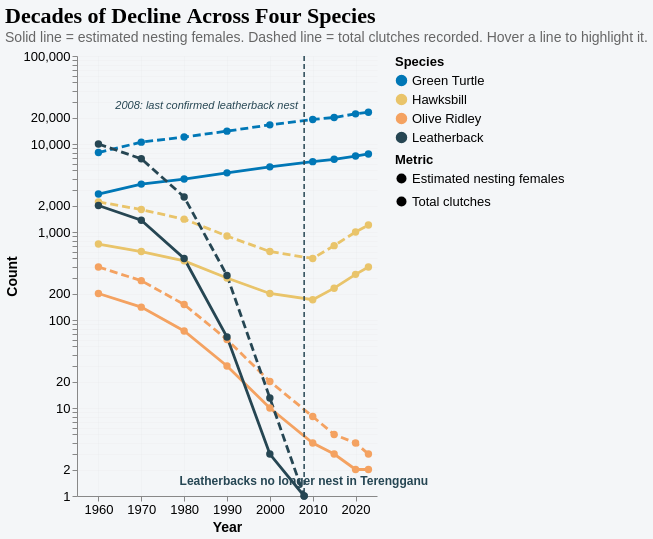

The Vega-Lite source for this figure:
### Vega-Lite specification from a JSON file in a GitHub repository (floating-point values rounded to 4 significant figures)
{"$schema": "https://vega.github.io/schema/vega-lite/v5.json", "title": {"text": "Decades of Decline Across Four Species", "subtitle": "Solid line = estimated nesting females. Dashed line = total clutches recorded. Hover a line to highlight it.", "fontSize": 22, "font": "Georgia", "subtitleFontSize": 14, "anchor": "start", "subtitleColor": "#666"}, "width": "container", "height": 440, "background": "#f4f6f8", "config": {"view": {"stroke": null}, "axis": {"grid": true, "gridOpacity": 0.15, "labelFontSize": 13, "titleFontSize": 14}}, "params": [{"name": "speciesFilter", "value": "All", "bind": {"input": "select", "options": ["All", "Green Turtle", "Hawksbill", "Olive Ridley", "Leatherback"], "name": "Filter species: "}}, {"name": "metricFilter", "value": "Both", "bind": {"input": "select", "options": ["Both", "Total clutches", "Estimated nesting females"], "name": "Show metric: "}}], "data": {"values": [{"year": 1960, "species": "Green Turtle", "clutches": 8000, "females": 2700}, {"year": 1970, "species": "Green Turtle", "clutches": 10500, "females": 3500}, {"year": 1980, "species": "Green Turtle", "clutches": 12000, "females": 4000}, {"year": 1990, "species": "Green Turtle", "clutches": 14000, "females": 4700}, {"year": 2000, "species": "Green Turtle", "clutches": 16500, "females": 5500}, {"year": 2010, "species": "Green Turtle", "clutches": 19000, "females": 6300}, {"year": 2015, "species": "Green Turtle", "clutches": 20000, "females": 6700}, {"year": 2020, "species": "Green Turtle", "clutches": 22000, "females": 7300}, {"year": 2023, "species": "Green Turtle", "clutches": 23000, "females": 7700}, {"year": 1960, "species": "Hawksbill", "clutches": 2200, "females": 730}, {"year": 1970, "species": "Hawksbill", "clutches": 1800, "females": 600}, {"year": 1980, "species": "Hawksbill", "clutches": 1400, "females": 470}, {"year": 1990, "species": "Hawksbill", "clutches": 900, "females": 300}, {"year": 2000, "species": "Hawksbill", "clutches": 600, "females": 200}, {"year": 2010, "species": "Hawksbill", "clutches": 500, "females": 170}, {"year": 2015, "species": "Hawksbill", "clutches": 700, "females": 230}, {"year": 2020, "species": "Hawksbill", "clutches": 1000, "females": 330}, {"year": 2023, "species": "Hawksbill", "clutches": 1200, "females": 400}, {"year": 1960, "species": "Olive Ridley", "clutches": 400, "females": 200}, {"year": 1970, "species": "Olive Ridley", "clutches": 280, "females": 140}, {"year": 1980, "species": "Olive Ridley", "clutches": 150, "females": 75}, {"year": 1990, "species": "Olive Ridley", "clutches": 60, "females": 30}, {"year": 2000, "species": "Olive Ridley", "clutches": 20, "females": 10}, {"year": 2010, "species": "Olive Ridley", "clutches": 8, "females": 4}, {"year": 2015, "species": "Olive Ridley", "clutches": 5, "females": 3}, {"year": 2020, "species": "Olive Ridley", "clutches": 4, "females": 2}, {"year": 2023, "species": "Olive Ridley", "clutches": 3, "females": 2}, {"year": 1960, "species": "Leatherback", "clutches": 10000, "females": 2000}, {"year": 1970, "species": "Leatherback", "clutches": 6800, "females": 1360}, {"year": 1980, "species": "Leatherback", "clutches": 2500, "females": 500}, {"year": 1990, "species": "Leatherback", "clutches": 320, "females": 64}, {"year": 2000, "species": "Leatherback", "clutches": 13, "females": 3}, {"year": 2008, "species": "Leatherback", "clutches": 1, "females": 1}, {"year": 2010, "species": "Leatherback", "clutches": 0, "females": 0}, {"year": 2015, "species": "Leatherback", "clutches": 0, "females": 0}, {"year": 2020, "species": "Leatherback", "clutches": 0, "females": 0}, {"year": 2023, "species": "Leatherback", "clutches": 0, "females": 0}]}, "transform": [{"filter": "speciesFilter == 'All' || datum.species == speciesFilter"}, {"filter": "datum.species != 'Leatherback' || datum.year <= 2010"}, {"fold": ["clutches", "females"], "as": ["metric", "value"]}, {"calculate": "datum.metric == 'clutches' ? 'Total clutches' : 'Estimated nesting females'", "as": "metric_label"}, {"filter": "metricFilter == 'Both' || datum.metric_label == metricFilter"}, {"calculate": "datum.value == 0 ? null : datum.value", "as": "plot_value"}], "layer": [{"mark": {"type": "line", "strokeWidth": 2.8, "point": {"size": 55, "filled": true}}, "encoding": {"x": {"field": "year", "type": "quantitative", "axis": {"title": "Year", "format": "d", "tickCount": 8, "titleFontSize": 14}, "scale": {"domain": [1958, 2025]}}, "y": {"field": "plot_value", "type": "quantitative", "axis": {"title": "Count", "titleFontSize": 14}, "scale": {"type": "log", "domain": [1, 28000]}}, "color": {"field": "species", "type": "nominal", "scale": {"domain": ["Green Turtle", "Hawksbill", "Olive Ridley", "Leatherback"], "range": ["#0077b6", "#e9c46a", "#f4a261", "#264653"]}, "legend": {"title": "Species", "orient": "right", "labelFontSize": 13, "titleFontSize": 13}}, "strokeDash": {"field": "metric_label", "type": "nominal", "scale": {"domain": ["Estimated nesting females", "Total clutches"], "range": [[0], [8, 4]]}, "legend": {"title": "Metric", "orient": "right", "symbolStrokeWidth": 2.5, "labelFontSize": 13, "titleFontSize": 13}}, "detail": [{"field": "species"}, {"field": "metric_label"}], "tooltip": [{"field": "year", "title": "Year"}, {"field": "species", "title": "Species"}, {"field": "metric_label", "title": "Metric"}, {"field": "value", "title": "Count", "format": ","}]}}, {"data": {"values": [{"year": 2008}]}, "mark": {"type": "rule", "color": "#264653", "strokeDash": [5, 3], "strokeWidth": 1.5}, "encoding": {"x": {"field": "year", "type": "quantitative"}}}, {"data": {"values": [{"year": 2008, "plot_value": 22000, "label": "2008: last confirmed leatherback nest"}]}, "mark": {"type": "text", "fontSize": 11, "fontStyle": "italic", "color": "#264653", "align": "right", "dx": -6, "dy": -8}, "encoding": {"x": {"field": "year", "type": "quantitative"}, "y": {"field": "plot_value", "type": "quantitative"}, "text": {"field": "label"}}}, {"data": {"values": [{"year": 1978, "plot_value": 1.5, "label": "Leatherbacks no longer nest in Terengganu"}]}, "mark": {"type": "text", "fontSize": 12, "fontWeight": "bold", "color": "#264653", "align": "left", "dx": 4}, "encoding": {"x": {"field": "year", "type": "quantitative"}, "y": {"field": "plot_value", "type": "quantitative"}, "text": {"field": "label"}}}]}
